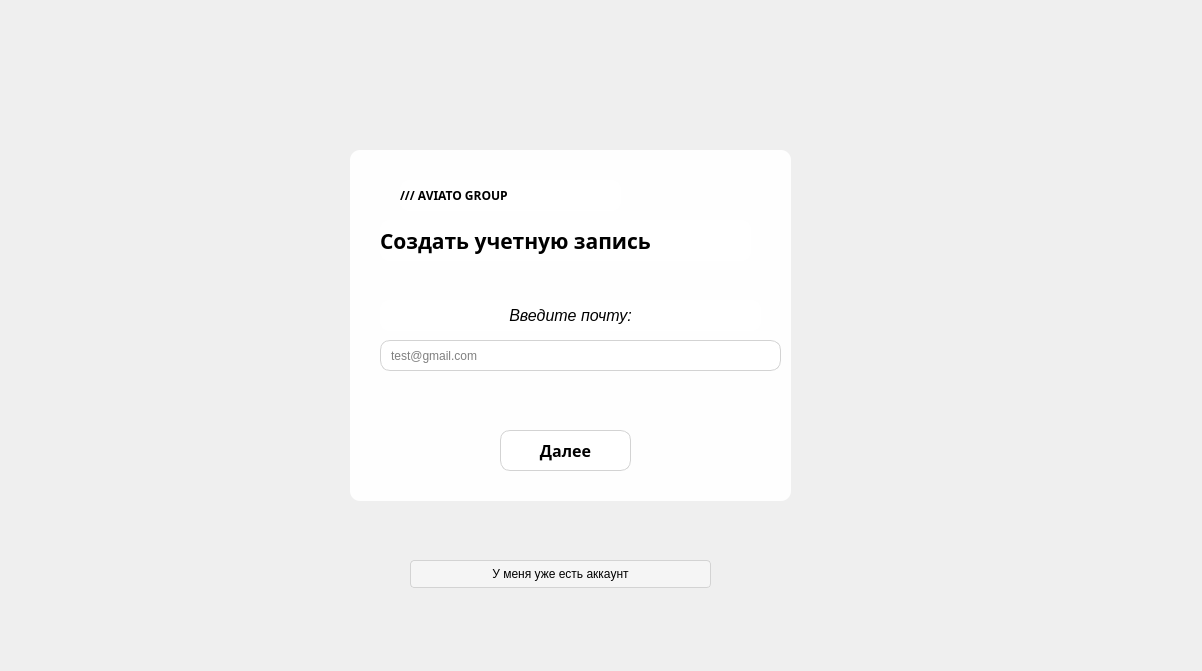
<?xml version="1.0" encoding="UTF-8"?>
<ui version="4.0">
 <class>MainWindow</class>
 <widget class="QMainWindow" name="MainWindow">
  <property name="geometry">
   <rect>
    <x>0</x>
    <y>0</y>
    <width>1202</width>
    <height>671</height>
   </rect>
  </property>
  <property name="font">
   <font>
    <family>MS Sans Serif</family>
   </font>
  </property>
  <property name="windowTitle">
   <string>AVIATO:ENTER</string>
  </property>
  <property name="windowIcon">
   <iconset>
    <normaloff>C:/Users/future/Pictures/aerostat_vozdushnyj_shar_nebo_86980_1920x1080.jpg</normaloff>C:/Users/future/Pictures/aerostat_vozdushnyj_shar_nebo_86980_1920x1080.jpg</iconset>
  </property>
  <property name="styleSheet">
   <string notr="true">
/* Кнопки */
QPushButton {
    background-color: #f5f5f5;
    border: 1px solid #d3d3d3;
    border-radius: 4px;
    padding: 5px 12px;
    min-width: 80px;
}

QPushButton:hover {
    background-color: #e9e9e9;
    border-color: #b5b5b5;
}

QPushButton:pressed {
    background-color: #d9d9d9;
}

QPushButton:focus {
    border: 1px solid #1e90ff;
    outline: none;
}

/* Акцентные кнопки */
QPushButton[accent=&quot;true&quot;] {
    background-color: #1e90ff;
    color: white;
}

QPushButton[accent=&quot;true&quot;]:hover {
    background-color: #1c7fe6;
}

QPushButton[accent=&quot;true&quot;]:pressed {
    background-color: #1a6fcc;
}

/* Поля ввода */
QLineEdit, QTextEdit, QPlainTextEdit, QComboBox {
    border: 1px solid #d3d3d3;
    border-radius: 4px;
    padding: 5px 8px;
    background-color: white;
    selection-background-color: #1e90ff;
    selection-color: white;
}

QLineEdit:focus, QTextEdit:focus, QPlainTextEdit:focus, QComboBox:focus {
    border: 1px solid #1e90ff;
    outline: none;
}

/* Чекбоксы и радиокнопки */
QCheckBox::indicator, QRadioButton::indicator {
    width: 16px;
    height: 16px;
}

QCheckBox::indicator:checked, QRadioButton::indicator:checked {
    background-color: #1e90ff;
    border: 1px solid #1c7fe6;
}

/* Полосы прокрутки */
QScrollBar:vertical {
    border: none;
    background: #f5f5f5;
    width: 10px;
    margin: 0px 0px 0px 0px;
}

QScrollBar::handle:vertical {
    background: #d3d3d3;
    min-height: 20px;
    border-radius: 4px;
}

QScrollBar::handle:vertical:hover {
    background: #b5b5b5;
}

QScrollBar::add-line:vertical, QScrollBar::sub-line:vertical {
    background: none;
}

/* Вкладки */
QTabWidget::pane {
    border: 1px solid #d3d3d3;
    top: -1px;
}

QTabBar::tab {
    background: #f5f5f5;
    border: 1px solid #d3d3d3;
    padding: 5px 12px;
    margin-right: 2px;
    border-top-left-radius: 4px;
    border-top-right-radius: 4px;
}

QTabBar::tab:selected {
    background: white;
    border-bottom-color: white;
}

QTabBar::tab:hover {
    background: #e9e9e9;
}

/* Меню */
QMenuBar {
    background-color: #ffffff;
    border-bottom: 1px solid #d3d3d3;
}

QMenuBar::item:selected {
    background-color: #e9e9e9;
}

QMenu {
    background-color: white;
    border: 1px solid #d3d3d3;
    padding: 4px;
}

QMenu::item:selected {
    background-color: #1e90ff;
    color: white;
}

/* Прогресс-бар */
QProgressBar {
    border: 1px solid #d3d3d3;
    border-radius: 4px;
    text-align: center;
}

QProgressBar::chunk {
    background-color: #1e90ff;
    width: 10px;
}</string>
  </property>
  <widget class="QWidget" name="centralwidget">
   <property name="styleSheet">
    <string notr="true"/>
   </property>
   <widget class="QFrame" name="frame">
    <property name="geometry">
     <rect>
      <x>350</x>
      <y>150</y>
      <width>441</width>
      <height>351</height>
     </rect>
    </property>
    <property name="sizePolicy">
     <sizepolicy hsizetype="Expanding" vsizetype="Expanding">
      <horstretch>0</horstretch>
      <verstretch>0</verstretch>
     </sizepolicy>
    </property>
    <property name="styleSheet">
     <string notr="true">border-radius: 10px;
background-color: rgba(255, 255, 255, 0.95);</string>
    </property>
    <property name="frameShape">
     <enum>QFrame::Panel</enum>
    </property>
    <property name="frameShadow">
     <enum>QFrame::Raised</enum>
    </property>
    <widget class="QLabel" name="label">
     <property name="geometry">
      <rect>
       <x>30</x>
       <y>70</y>
       <width>371</width>
       <height>41</height>
      </rect>
     </property>
     <property name="font">
      <font>
       <family>Segoe UI,Arial,sans-serif</family>
       <pointsize>16</pointsize>
       <weight>75</weight>
       <bold>true</bold>
      </font>
     </property>
     <property name="text">
      <string>Создать учетную запись</string>
     </property>
    </widget>
    <widget class="QLineEdit" name="lineEdit">
     <property name="geometry">
      <rect>
       <x>30</x>
       <y>190</y>
       <width>401</width>
       <height>31</height>
      </rect>
     </property>
     <property name="inputMask">
      <string/>
     </property>
     <property name="placeholderText">
      <string>test@gmail.com</string>
     </property>
    </widget>
    <widget class="QPushButton" name="pushButton_2">
     <property name="geometry">
      <rect>
       <x>150</x>
       <y>280</y>
       <width>131</width>
       <height>41</height>
      </rect>
     </property>
     <property name="font">
      <font>
       <family>Segoe UI,Arial,sans-serif</family>
       <pointsize>12</pointsize>
       <weight>75</weight>
       <bold>true</bold>
      </font>
     </property>
     <property name="styleSheet">
      <string notr="true"/>
     </property>
     <property name="text">
      <string>Далее</string>
     </property>
     <property name="checkable">
      <bool>false</bool>
     </property>
    </widget>
    <widget class="QLabel" name="label_2">
     <property name="geometry">
      <rect>
       <x>50</x>
       <y>30</y>
       <width>221</width>
       <height>31</height>
      </rect>
     </property>
     <property name="font">
      <font>
       <family>Segoe UI,Arial,sans-serif</family>
       <weight>75</weight>
       <bold>true</bold>
      </font>
     </property>
     <property name="text">
      <string>/// AVIATO GROUP</string>
     </property>
    </widget>
    <widget class="QLabel" name="label_3">
     <property name="geometry">
      <rect>
       <x>30</x>
       <y>150</y>
       <width>381</width>
       <height>31</height>
      </rect>
     </property>
     <property name="font">
      <font>
       <pointsize>12</pointsize>
       <weight>50</weight>
       <italic>true</italic>
       <bold>false</bold>
      </font>
     </property>
     <property name="text">
      <string>Введите почту:</string>
     </property>
     <property name="alignment">
      <set>Qt::AlignCenter</set>
     </property>
    </widget>
   </widget>
   <widget class="QPushButton" name="pushButton">
    <property name="geometry">
     <rect>
      <x>410</x>
      <y>560</y>
      <width>301</width>
      <height>28</height>
     </rect>
    </property>
    <property name="text">
     <string>У меня уже есть аккаунт</string>
    </property>
    <property name="flat">
     <bool>true</bool>
    </property>
   </widget>
  </widget>
 </widget>
 <resources/>
 <connections/>
</ui>
